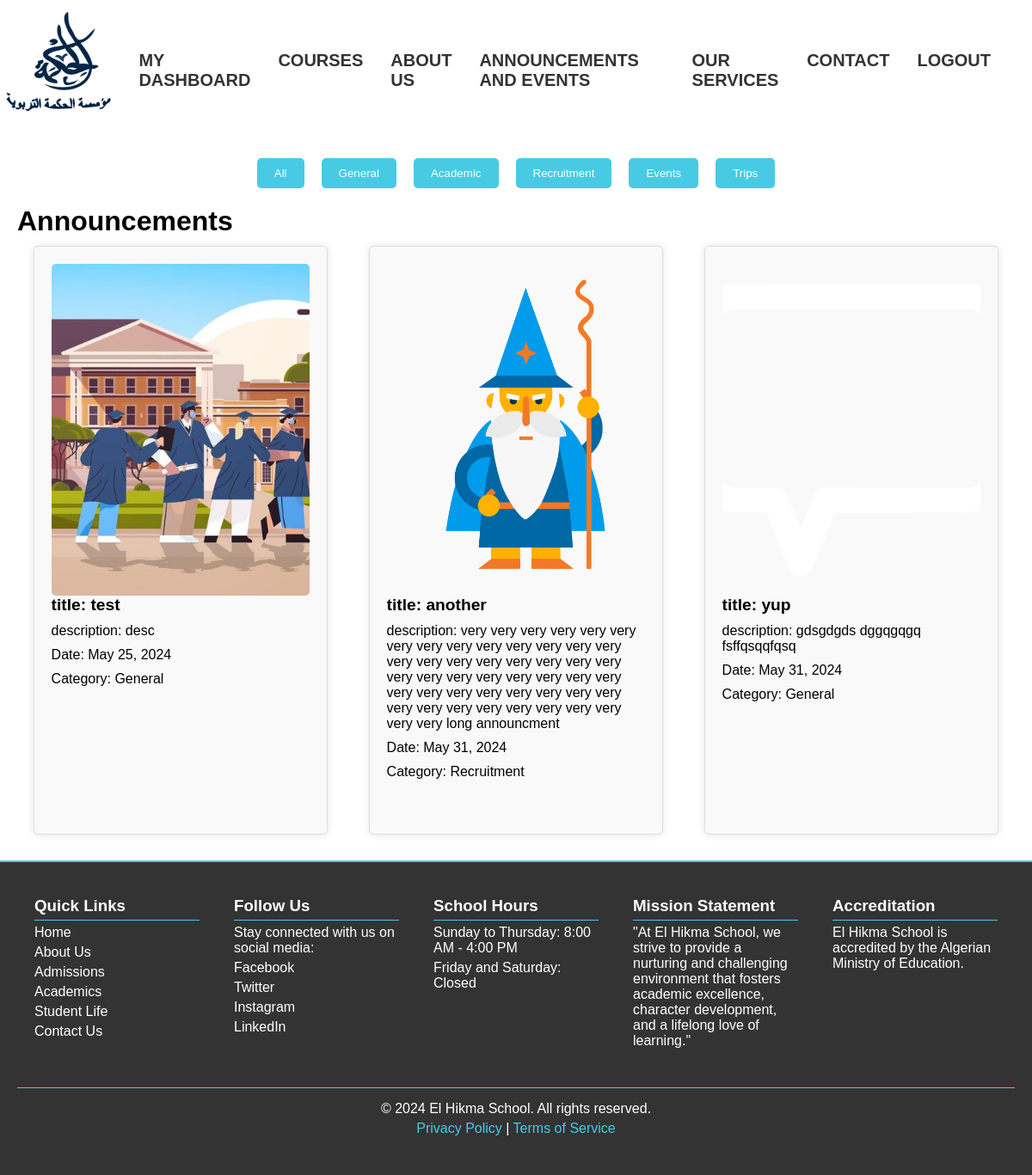
The app's page /events/ (signed in), older data.
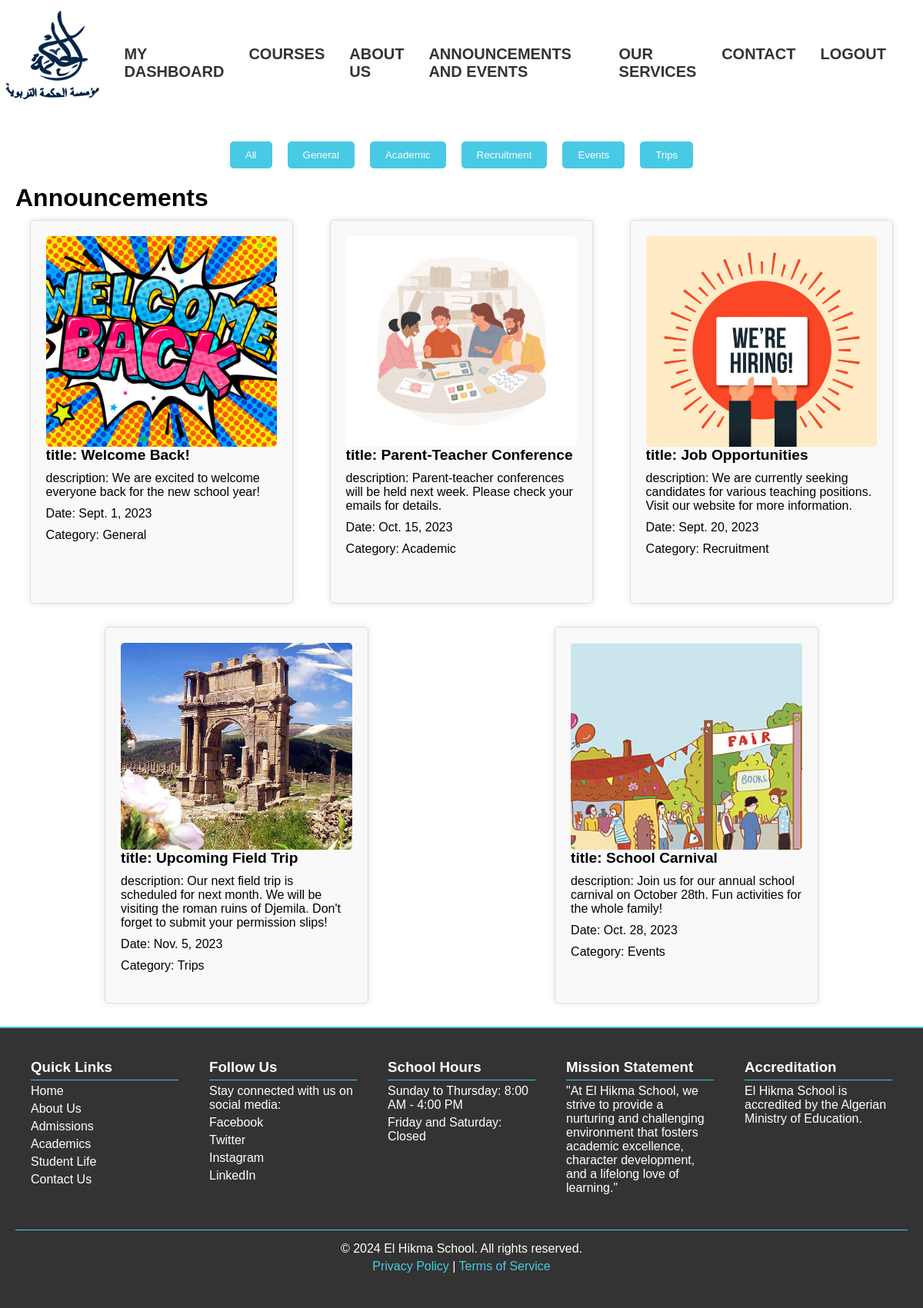
The same page, newer data.
### core/models.py (models this page shows, shortened)
class Announcements(models.Model):
    CATEGORY_CHOICES = [
        ('General', 'General'),
        ('Academic', 'Academic'),
        ('Recruitment', 'Recruitment'),
        ('Events', 'Events'),
        ('Trips', 'Trips'),
    ]
    title = models.CharField(max_length=255)
    description = models.TextField()
    date = models.DateField()
    category=models.CharField(max_length=255, choices=CATEGORY_CHOICES, default='General')
    is_user_only= models.BooleanField(default=False)
    active=models.BooleanField(default=False)
    photo= models.ImageField(upload_to='announcements/', null=True, blank=True)
    class Meta:
        verbose_name_plural = 'Announcements'

### core/views.py (the view)
# urls.py: path('events/', views.announcements, name='events'),
def announcements(request):
    if request.user.is_authenticated:
        announcements = Announcements.objects.filter(active=True)
    else:
        announcements = Announcements.objects.filter(is_user_only=False, active=True)
    context = {'announcements': announcements}
    return render(request, 'core/user_announcements.html', context)

### core/templates/core/user_announcements.html (shortened to what this page needs)
{%load static %}
<!DOCTYPE html>
<html lang="en">
<head>
    <link rel="stylesheet" href="{% static 'css/annonce.css' %}">
    <link href="https://cdn.jsdelivr.net/npm/remixicon@2.5.0/fonts/remixicon.css" rel="stylesheet">
</head>
<body>
    <div class="navbar-links">
        <a href="{% url 'home' %}"><img src="{% static 'logo-blue-vecto.svg' %}" alt="Logo"></a>
        <ul>
            {% if user.is_authenticated %}
                <li>
                    <a href="{% url 'dashboard' %}">MY DASHBOARD</a>
                </li>
                <li><a href=" {% url 'Courses' %} ">COURSES</a></li>
            {% endif %}
            <li>
                <a href="{% url 'about' %}">ABOUT US</a>
            </li>
            <li>
                <a href="{% url 'events' %}"> ANNOUNCEMENTS AND EVENTS</a>
            </li>
            <li>
                <a href="{% url 'services' %}">OUR SERVICES</a>
            </li>
            <li>
                <a href="{% url 'contact' %}">CONTACT</a>
            </li>
            <li >
                {% if user.is_authenticated %}
                    <form action="{% url 'logout' %}" method="post">
                        <button type="submit" style="background: transparent; border: none;color: #333;font-size: 20px; font-weight:600;">LOGOUT</button>
                    </form>
                </li>
                <li>
                {% else %}
                    <a href="{% url 'login' %}">LOGIN</a>
                {% endif %}
            </li>
        </ul>
    </div>
    <div class="announcements-container">
        <div class="categories">
            <button class="category-button" data-category="all">All</button>
            <button class="category-button" data-category="General">General</button>
            <button class="category-button" data-category="Academic">Academic</button>
            <button class="category-button" data-category="Recruitment">Recruitment</button>
            <button class="category-button" data-category="Events">Events</button>
            <button class="category-button" data-category="Trips">Trips</button>
        </div>
        <h1>Announcements</h1>
        <div class="announcements">
        {% for announcement in announcements %}
        <div class="announcement-box" data-category="{{ announcement.category }}">
            <div class="top">
                {% if announcement.photo %}
                <img src="{{ announcement.photo.url }}" alt="{{ announcement.title }}">
                {% endif %}
            </div>
            <div class="buttom">
                <h3>title: {{ announcement.title }}</h3>
                <p>description: {{ announcement.description }}</p>
                <p class="date">Date: {{ announcement.date }}</p>
                <p class="category">Category: {{ announcement.get_category_display }}</p>
            </div>
        </div>
        {% empty %}
        <p>No announcements at this time.</p>
        {% endfor %}
    </div>
    </div>
    <footer>
        <div class="footer-container">
            <div class="footer-section">
                <h3>Quick Links</h3>
                <ul>
                    <li><a href="#">Home</a></li>
                    <li><a href="#">About Us</a></li>
                    <li><a href="#">Admissions</a></li>
                    <li><a href="#">Academics</a></li>
                    <li><a href="#">Student Life</a></li>
                    <li><a href="#">Contact Us</a></li>
                </ul>
            </div>
            <div class="footer-section">
                <h3>Follow Us</h3>
                <p>Stay connected with us on social media:</p>
                <ul>
                    <li><a href="#">Facebook</a></li>
                    <li><a href="#">Twitter</a></li>
                    <li><a href="#">Instagram</a></li>
                    <li><a href="#">LinkedIn</a></li>
                </ul>
            </div>
            <div class="footer-section">
                <h3>School Hours</h3>
                <p>Sunday to Thursday: 8:00 AM - 4:00 PM</p>
                <p>Friday and Saturday: Closed</p>
            </div>
            <div class="footer-section">
                <h3>Mission Statement</h3>
                <p>"At El Hikma School, we strive to provide a nurturing and challenging environment that fosters academic excellence, character development, and a lifelong love of learning."</p>
            </div>
            <div class="footer-section">
                <h3>Accreditation</h3>
                <p>El Hikma School is accredited by the Algerian Ministry of Education.</p>
            </div>
        </div>
        <div class="footer-section legal">
            <p>© 2024 El Hikma School. All rights reserved.</p>
            <p><a href="#">Privacy Policy</a> | <a href="#">Terms of Service</a></p>
        </div>
    </footer>
</body>
</html>

### core/static/css/annonce.css (style rules this page uses)
* { margin: 0; padding: 0; box-sizing: border-box; }
body { height: 100vh; font-family: Arial, sans-serif; display: flex; flex-direction: column; min-width: min-content; }
.navbar-links { display: flex; justify-content: space-between; align-items: center; background-color: transparent; padding: 0px 0px; }
.navbar-links ul { display: flex; justify-content: space-around; list-style-type: none; }
.navbar-links ul li { right: 1em; padding-left:1em ; padding-right: 1em; }
.navbar-links ul li a { color: #333; text-decoration: none; font-size: 20px; font-weight: 600; }
.navbar-links a img { height: 160px; }
.announcements-container { padding: 20px; flex: 1; }
.categories { display: flex; justify-content: center; margin-bottom: 20px; }
.category-button { background-color: #48cae4; color: #fff; border: none; padding: 10px 20px; margin: 0 10px; cursor: pointer; border-radius: 5px; }
.announcements { display: flex; flex-wrap: wrap; justify-content: space-around; gap: 10px; }
.announcement-box { background-color: #f9f9f9; border: 1px solid #ddd; border-radius: 5px; padding: 20px; margin: 10px; box-shadow: 0 0 10px rgba(0, 0, 0, 0.1); flex: 1 1 calc(33% - 40px); max-width: calc(33% - 40px); box-sizing: border-box; overflow: hidden; display: flex; flex-direction: column; }
.announcement-box h3 { margin-bottom: 10px; font-size: 1.2rem; text-overflow: ellipsis; white-space: nowrap; overflow: hidden; }
.announcement-box p { margin: 10px 0; overflow: hidden; text-overflow: ellipsis; }
.announcement-box .date, .announcement-box .category { margin-top: auto; }
.top { max-width: 100%; border-radius: 5px; height: 60%; overflow: hidden; }
.top img { width: 100%; height: 100%; object-fit: cover; }
footer { background-color: #333; color: #fff; border-top: 2px solid #48cae4; width: 100%; display: flex; flex-direction: column; text-align: left; padding: 20px; position: relative; }
.footer-container { display: flex; justify-content: space-between; flex-wrap: wrap; }
.footer-section { padding: 20px; flex: 1; min-width: 200px; text-align: left; }
.footer-section h3 { border-bottom: 1px solid #48cae4; padding-bottom: 5px; }
.footer-section ul { list-style: none; padding: 0; }
.footer-section ul li { margin: 5px 0; }
.footer-section ul li a { color: #fff; text-decoration: none; }
.footer-section p { margin: 5px 0; }
.legal { text-align: center; width: 100%; border-top: 1px solid #48cae4; padding-top: 10px; margin-top: 20px; }
.legal p { margin: 5px 0; }
.legal a { color: #48cae4; text-decoration: none; }

Row changes from the older to the newer data that the page shows:
removed Announcements: photo (picture), title "test", description "desc", date "May 25, 2024", category "General"
removed Announcements: photo (picture), title "another", description "very very very very very very very very very very very very very very very very very very very very very very very very very very very very very very very very very very very very very very very very very very very very very very very very long announcment", date "May 31, 2024", category "Recruitment"
removed Announcements: photo (picture), title "yup", description "gdsgdgds dggqgqgq fsffqsqqfqsq", date "May 31, 2024", category "General"
added Announcements: photo (picture), title "Welcome Back!", description "We are excited to welcome everyone back for the new school year!", date "Sept. 1, 2023", category "General"
added Announcements: photo (picture), title "Parent-Teacher Conference", description "Parent-teacher conferences will be held next week. Please check your emails for details.", date "Oct. 15, 2023", category "Academic"
added Announcements: photo (picture), title "Job Opportunities", description "We are currently seeking candidates for various teaching positions. Visit our website for more information.", date "Sept. 20, 2023", category "Recruitment"
added Announcements: photo (picture), title "Upcoming Field Trip", description "Our next field trip is scheduled for next month. We will be visiting the roman ruins of Djemila. Don't forget to submit your permission slips!", date "Nov. 5, 2023", category "Trips"
added Announcements: photo (picture), title "School Carnival", description "Join us for our annual school carnival on October 28th. Fun activities for the whole family!", date "Oct. 28, 2023", category "Events"
